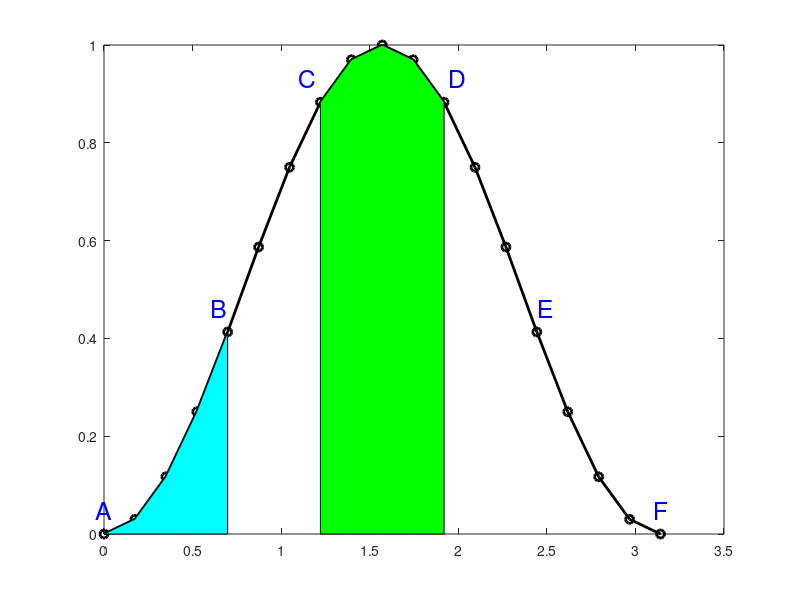
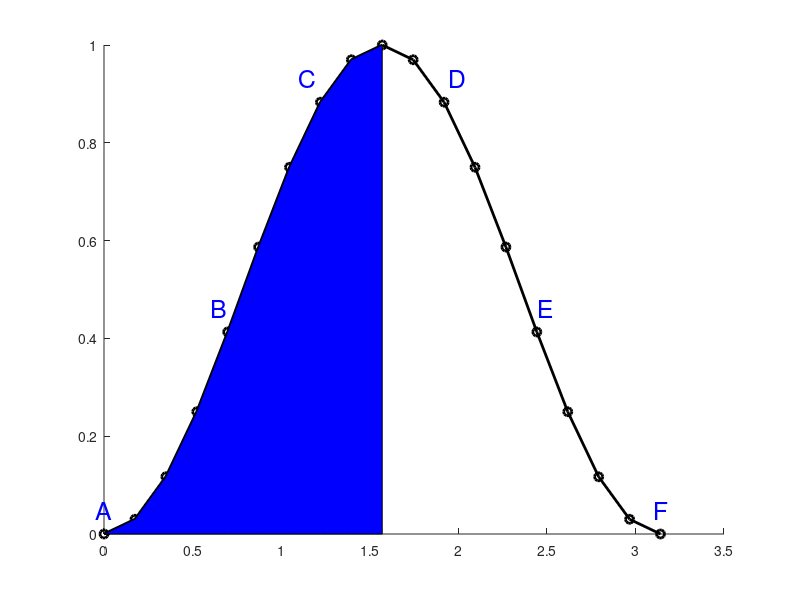

These charts were generated, in order, by the following MATLAB code: (Note: this script raises an error after producing the figures.)
% Create a dipoleMeander antenna
% Generated by MATLAB(R) 9.14 and Antenna Toolbox 5.4.
% Started on: 13-May-2023 08:00:20

%% radiation resistance and efficiency model

% from the 1950s Heaviside paper
% sin(x) squared graph, over 256 foot aerial
aerial_length = 256;
x = 0:pi/18:pi;
y = sin(x).*sin(x);

% recreate the A, B, C, D points on the graph in the paper

idx = [1, 5, 8, 12, 15, 19]   % the index of the location of the labels
labels = {'A', 'B', 'C', 'D', 'E', 'F'};   % list of the labels in the paper
x_offset = [0, -0.05, -0.075, 0.075, 0.05, 0]   % makes the labels much prettier


figure
p = plot(x, y, "-o", "Color", "k", "LineWidth", 2)
for ind = 1:length(labels)
    disp(x(idx(ind)))
text((x(idx(ind))) + x_offset(ind), y(idx(ind)) + 0.05, labels(ind), "Color", "b","FontSize", 18, "HorizontalAlignment", "center")
end

% Let's do some animation?
ABx = x(1:5)
ABy = y(1:5)
CDx = x(8:12)
CDy = y(8:12)
centerx = x(1:10)
centery = y(1:10)

hold on
area(ABx, ABy,"FaceColor","c" )
area(CDx, CDy, "FaceColor","g")
hold off

figure
hold on
p = plot(x, y, "-o", "Color", "k", "LineWidth", 2)
for ind = 1:length(labels)
    disp(x(idx(ind)))
text((x(idx(ind))) + x_offset(ind), y(idx(ind)) + 0.05, labels(ind), "Color", "b","FontSize", 18, "HorizontalAlignment", "center")
end
area(centerx, centery, "FaceColor", "b")
hold off

%% N5ESE antenna calculations

% But there is a method by which the portion acting as an aerial can be
% made to act as the center portion. This method causes the current, after
% reflection at the insulator, to build up to maximum in the aerial by
% putting the required length of wire between the aerial proper and the
% insulator. This special length of wire must be wound non-inductively and
% spaced at least 1 inch and of a length equal to a quarter wavelength for
% the band in use, minus one half the length of the aerial top. 



% This "loading coil" can be wound around a cylinder or flattened out in in
% a tab or wing or two-dimensional area. 

% 12 foot 7 band "doublet" has 11.5 feet in each loading coil, and 5 feet
% of radiator on each side.

n5ese_length_ft = 11.5+11.5+5+5;



%% parameters
% 7.1 MHz half wavelength is 21.126760563380284 m
% 7.1 MHz half wavelength is 69.29577464788733

% 7.2 MHz half wavelength is 20.833333333333332 m
% 7.2 MHz half wavelength is 68.33333333333333 ft

% 3.75 MHz half wavelength is 131.2 ft
% 3.75 MHz half wavelength is 40 m

% 1.9 MHz half wavelength is 258.94736842105266 ft
% 1.9 MHz half wavelength is 78.94736842105263 m

% take the middle one third of the structure for the radiating element
frequency = 14.2e6  % in Hz
c = 299792458   % speed of light in m/s

wavelength = c/frequency 
radiatorLength = wavelength/6 % one third of a half wave dipole in meters

u = symunit;
radiatorLength_ft = unitConvert(radiatorLength*u.m, u.ft)
[len units] = separateUnits(radiatorLength_ft);
len = double(len) % one third of a half wave dipole in feet. 

% if the folded elements are executed with a one inch gap,
% then set 
% antennaObject.NotchLength = 0.0254 m (one inch)
% this is the top horizonal length of the folded element. 

% antennaObject.NotchWidth is the height of the folded elements.

% the second through N values of 
% antennaObject.ArmLength are the bottom horizontal length
% of the folded element. We want this to be one inch too. Use NotchLength
% for that too.

% so now we solve for something space efficient. 
% perhaps a square? Let's get to as close a square shape as we can.

% we know the lenghth of wire in the folded element sections.
% it's equal to radiatorLength. 

% we know NotchLength = ArmLength 2 ... N = 0.0254 m
% we know the height and width of our square folded element
% will be equal to each other. This is antennaObject.NotchWidth 
% We just need to come up with the right expression.
% This one is brute force, which is not a great tactic.
% we did this at the gym that day. Need to recreate it.


NotchLength = 0.0254;

%radiatorLength = numHumps*(2*NotchWidth + 2*NotchLength)

%NotchRun = numHumps*2*NotchLength

%NotchWidth = height of folded elements = NotchRun
%substitute in NotchRun for NotchLength 

%radiatorLength = numHumps*(2*(numHumps*2*NotchLength) + 2*NotchLength)
%radiatorLength = numHumps*(4*numHumps*NotchLength + 2*NotchLength)
%radiatorLength = 4*NotchLength*numHumps^2 + 2*NotchLength*numHumps
%quadratic equation
% 0 = 4*NotchLength*numHumps^2 + 2*NotchLength*numHumps - radiatorLength
A = 4*NotchLength;
B = 2*NotchLength;
C = -radiatorLength;

numHumps = ((-B)+((B^2-4*A*C))^0.5)/(2*A)
numHumps_2= ((-B)-((B^2-4*A*C))^0.5)/(2*A);

% NotchRun is the horizontal length of the folded element section
% NotchWidth is the vertical length of the folded element section


% 12 feet of cable with up 1 foot up 1 foot over 1 foot down 1 foot over as one hump, 
% so there are 3 humps each 4 feet long 

% pick the floor or ceiling of this to get an integer result, and then recalculate the
% NotchWidth. 

integerNumHumps = floor(numHumps)

%radiatorLength = numHumps*(2*NotchWidth + 2*NotchLength)
finalNotchWidth = (radiatorLength - 2*integerNumHumps*NotchLength)/(integerNumHumps*2)

% for an outdoor installation, put the inductive load around a cylinder. Do
% this with acrylic disks or somethign like that. We have the NotchRun,
% which is notch length times the integral number of humps. 

NotchRun = integerNumHumps*NotchLength*2
cowlingDiameter = NotchRun/pi
cowlingDiameter_in = unitConvert(cowlingDiameter*u.m, u.in)
[dia units] = separateUnits(cowlingDiameter_in);
dia = double(dia) % diameter of the two disks in inches to make the cowling 

% we need to separate the wires by an inch. Install one inch wide square
% teeth separated by a one inch gap all the way around the cowling disks. 

theta = [-pi:pi/36:pi]
tooth = [0:pi/36:(2*pi/(2*integerNumHumps))]
hold on

%draw every other tooth of the gear


%for inx=[1:length(theta)]
    %if (inx > 1) && (inx < 9)
 
% inx = [1:length(theta)]
% 
%     if (inx > 1) && (inx < 73)
% plot( ((cowlingDiameter + NotchLength)/2)* cos(theta(inx)),  ((cowlingDiameter + NotchLength)/2) * sin(theta(inx)), "LineWidth", 3)
%     end

%end


plot(cowlingDiameter/2 * cos(theta), cowlingDiameter/2 * sin(theta), "LineWidth", 3 )

for r=[1:2*integerNumHumps]

line([cowlingDiameter/2*cos(r*2*pi/(2*integerNumHumps)) (cowlingDiameter+NotchLength)/2*cos(r*2*pi/(2*integerNumHumps))], ...
    [cowlingDiameter/2*sin(r*2*pi/(2*integerNumHumps)) (cowlingDiameter+NotchLength)/2*sin(r*2*pi/(2*integerNumHumps))], "LineWidth", 3)
end

% we know the angle, chord length = 2*r*sin(theta/2)
% calculate arc length, circumference/(2*pi/10) <== use this number to
% calculate a new radius for the chord length.

arc_length = (cowlingDiameter*pi)*(2*pi/(2*integerNumHumps))/(2*pi)

chord_length = 2*(cowlingDiameter/2)*sin((2*pi/(2*integerNumHumps))/2)

optimized_cowlingDiameter = arc_length/sin((2*pi/(2*integerNumHumps))/2)

outside_diameter = optimized_cowlingDiameter + NotchLength

plot( (optimized_cowlingDiameter/2)* cos(theta), (optimized_cowlingDiameter/2) * sin(theta), "LineWidth", 3)


%% Antenna Properties 

antennaObject = dipoleMeander;
antennaObject.Width = 0.002623;
%antennaObject.ArmLength = [7.3152, 0.0254, 0.0254, 0.0254, 0.0254, 0.0254, 0.0254, 0.0254, 0.0254, 0.0254, 0.0254, 0.0254];
antennaObject.ArmLength = [radiatorLength, repmat(NotchLength, 1, integerNumHumps)]

antennaObject.NotchLength = 0.0254;
antennaObject.NotchWidth = finalNotchWidth;
% Show
figure
show(antennaObject) 

%% Antenna Analysis 
% Define plot frequency 
plotFrequency = frequency;
% Define frequency range 
freqRange = (0.8*frequency:0.1*frequency:1.2*frequency);
testFreqRange = (1.6*frequency: 0.01*frequency:2*frequency);
% Reference Impedance 
refImpedance = 50;
%% calcluations

% impedance
%figure;
%impedance(antennaObject, freqRange)

% Antenna is typically constructed using wires. Use the wireStack 
% function to convert the strip model to a wire model. You cannot 
% change the geometric properties of the antenna. However, you can 
% set the FeedLocation, FeedVoltage, Tilt, and TiltAxis properties. 
% To update the geometrical properties such as ArmLength and Width, 
% you must convert the wire model back to the strip model.

wireAntennaObject = wireStack(antennaObject)

% show the antenna
figure
show(wireAntennaObject)

% impedance of wire antenna
figure
impedance(wireAntennaObject, testFreqRange)

% produce antenna pattern
figure
pattern(wireAntennaObject, frequency)

% Antenna efficiency of microstrip antenna
figure
efficiency(antennaObject, freqRange)

% Charge distribution on antenna
figure
charge(wireAntennaObject, frequency)

% Current distribution on antenna
figure
current(wireAntennaObject, frequency)

%% Attempt Smith chart
%d = dipole;  % we have a wireAntennaObject 
%freq = linspace(60e6, 90e6, 200); % we have testFreqRange
s_50 = sparameters(wireAntennaObject, testFreqRange, 50);
hg = smithplot(s_50,[1,1]);
hg.LegendLabels = {"S11 at 50#ohm"};
hg.LineWidth = 2;

%% Attempt to add coax cable to analysis
%Model the Effect of Coaxial Cable

%The coaxial cable connected to the fabricated dumbell antenna is a LMR-400 with a 
% characteristic impedance of 50 Ω. Create a model of this coaxial cable using RF Toolbox.

out_radius = 0.0813/2; %Overall Braid Diameter: 0.320in (8.13mm). function wants meters!
in_radius = 0.0274/2; % 2.74mm is the inner conductor diameter. function wants meters!
eps_r = 1.38; % we think it's 1.38 for LMR400. This is close to the default.
line_length = 23.8; % in meters

coax_cable = rfckt.coaxial;
coax_cable.OuterRadius = out_radius;
coax_cable.InnerRadius = in_radius;
coax_cable.EpsilonR = eps_r;
coax_cable.LossTangent = 2e-4;
coax_cable.LineLength = line_length;

% Analyze the coaxial cable at the range of frequencies intended for operation
% and use the antenna's impedance as the load. 
% Compute the input VSWR for the coaxial cable and dumbbell antenna.

Zantenna =impedance(wireAntennaObject, testFreqRange);
analyze(coax_cable, testFreqRange, Zantenna);
figure
hline = plot(coax_cable,'VSWRin','None');
hline.LineWidth = 2;


%% Special Operations
%openExample('antenna/atx_farfield_visualization')

% Define Spatial Plane Extent
lambda = physconst('lightspeed')/frequency;
SpatialInfo.XSpan = 0.4*lambda; % was 5*lambda
SpatialInfo.YSpan = 0.4*lambda;
SpatialInfo.ZSpan = 0.4*lambda;
SpatialInfo.NumPointsX = 400;
SpatialInfo.NumPointsY = 400;
SpatialInfo.NumPointsZ = 400;
% Define Time Extent
Tperiod = 1/frequency;
T = 2*Tperiod; % was 2
TimeInfo.TotalTime = T;
TimeInfo.SamplingTime = [];
% Define E-Field Data details
DataInfo.Component = 'Ex';
DataInfo.PlotPlane = 'XZ';
DataInfo.DataLimits = [-2 6];
DataInfo.ScaleFactor = 1;
DataInfo.GifFileName = 'dumbbellEz.gif';
DataInfo.CloseFigure = true;
%% Animate
helperAnimateEHFields(antennaObject,frequency,SpatialInfo, TimeInfo, DataInfo)
writeAnimation("dumbbellEz.gif") %helper function saves it for us already?